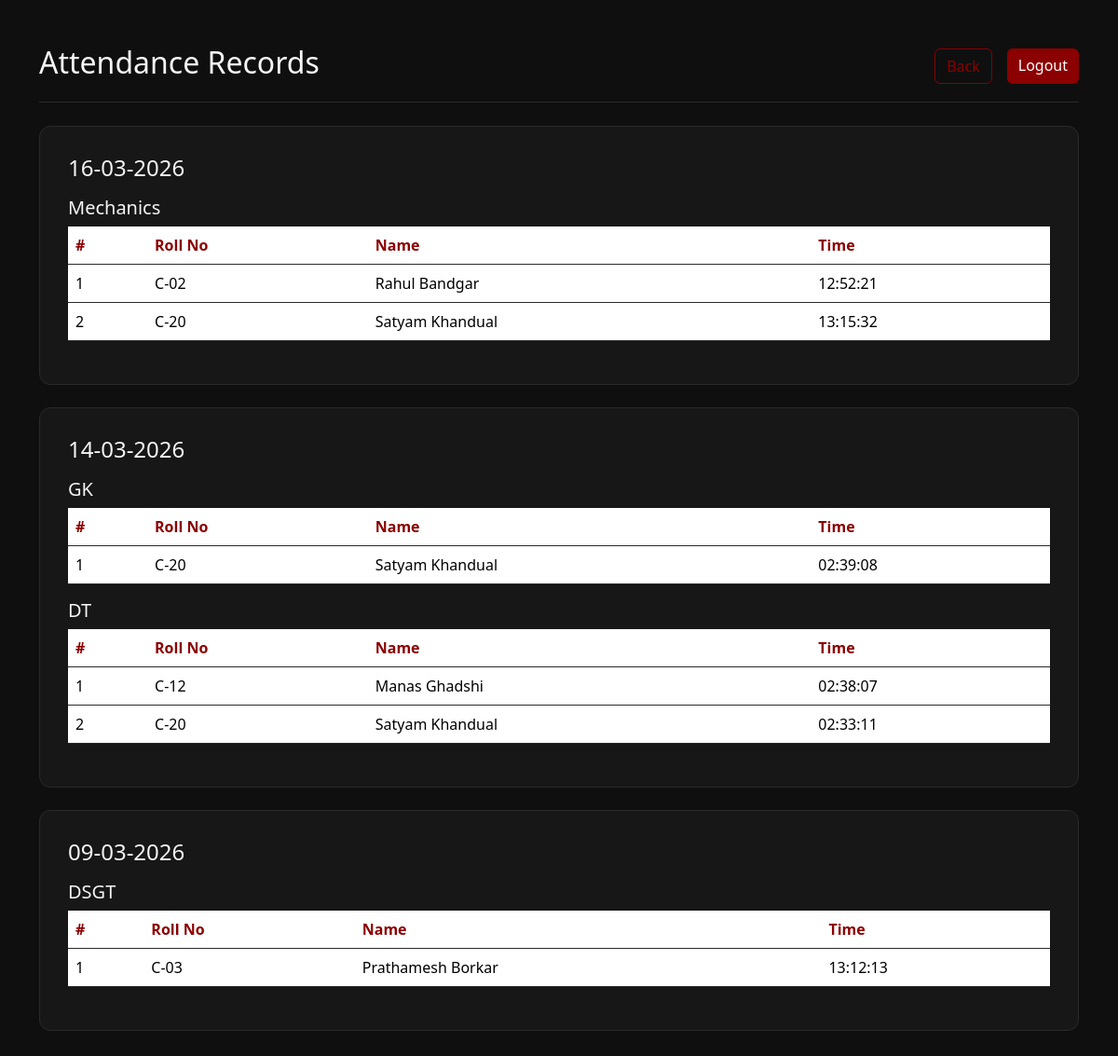
The app's page /attendance (signed in) with its own data.
### tables this page shows
CREATE TABLE attendance (
            id INTEGER PRIMARY KEY AUTOINCREMENT,
            name TEXT,
            lecture_name TEXT,
            time TEXT,
            UNIQUE(name, lecture_name)
        );

### app.py (the view)
@app.route("/attendance")
@login_required
def attendance_page():
    conn = sqlite3.connect(DB_FILE, timeout=10)
    cur = conn.cursor()
    cur.execute("""
        SELECT name, lecture_name, time
        FROM attendance
        ORDER BY DATE(time) DESC, lecture_name DESC, name ASC
    """)
    rows = cur.fetchall()
    conn.close()
    from collections import OrderedDict
    import re
    grouped = OrderedDict()
    for full_name, lecture_name, time_str in rows:
        match = re.match(r'^(.+?)\s*\((\S+)\)$', full_name)
        if match:
            display_name = match.group(1).strip()
            roll_no = match.group(2)
        else:
            display_name = full_name
            roll_no = '-'
        if ' ' in time_str:
            date_part, time_part = time_str.split(' ', 1)
        else:
            date_part = time_str
            time_part = ''
        try:
            date_part = datetime.strptime(date_part, "%Y-%m-%d").strftime("%d-%m-%Y")
        except ValueError:
            pass
        if date_part not in grouped:
            grouped[date_part] = OrderedDict()
        if lecture_name not in grouped[date_part]:
            grouped[date_part][lecture_name] = []
        grouped[date_part][lecture_name].append({
            'name': display_name,
            'roll_no': roll_no,
            'time': time_part,
        })
    return render_template(
        "attendance.html",
        grouped=grouped
    )

### app.py (called while the page is built)
@login_manager.user_loader
def load_user(user_id):
    conn = sqlite3.connect(DB_FILE, timeout=10)
    cur = conn.cursor()
    cur.execute("SELECT id, email FROM users WHERE id=?", (user_id,))
    user = cur.fetchone()
    conn.close()
    if user:
        return User(user[0], user[1])
    return None

### templates/attendance.html (shortened to what this page needs)
<!DOCTYPE html>
<html>
<head>
  <link rel="stylesheet" href="{{ url_for('static', filename='style.css') }}">
  <link href="https://cdn.jsdelivr.net/npm/bootstrap@5.3.3/dist/css/bootstrap.min.css" rel="stylesheet"/>
</head>
<body>
<div class="container py-5">
  <div class="top-bar d-flex justify-content-between align-items-center">
    <h2>Attendance Records</h2>
    <div class="d-flex gap-3">
      <a href="/" class="btn btn-outline-crimson">Back</a>
      <a href="/logout" class="btn btn-crimson">Logout</a>
    </div>
  </div>
  {% for date, sessions in grouped.items() %}
  <div class="custom-card mb-4">
    <h4 class="mb-3">{{ date }}</h4>
    {% for session_name, students in sessions.items() %}
    <h5 class="mt-3 mb-2">{{ session_name }}</h5>
    <table class="table">
      <thead>
        <tr>
          <th>#</th>
          <th>Roll No</th>
          <th>Name</th>
          <th>Time</th>
        </tr>
      </thead>
      <tbody>
        {% for s in students %}
        <tr>
          <td>{{ loop.index }}</td>
          <td>{{ s.roll_no }}</td>
          <td>{{ s.name }}</td>
          <td>{{ s.time }}</td>
        </tr>
        {% endfor %}
      </tbody>
    </table>
    {% endfor %}
  </div>
  {% else %}
  <div class="custom-card">
    <p>No attendance records found.</p>
  </div>
  {% endfor %}
</div>
</body>
</html>

### static/style.css (style rules this page uses)
:root { --bg-main: #0f0f0f; --bg-card: #171717; --border-color: #2a2a2a; --accent: #8B0000; --accent-hover: #b30000; --text-main: #f5f5f5; --text-muted: #9a9a9a; }
body { background-color: var(--bg-main) !important; color: var(--text-main) !important; font-family: "Sora",sans-serif; margin: 0; }
.container { background-color: transparent !important; }
.top-bar { border-bottom: 1px solid var(--border-color); padding-bottom: 15px; margin-bottom: 25px; }
.custom-card, .container-box { background-color: var(--bg-card); border: 1px solid var(--border-color); border-radius: 12px; padding: 30px; }
.btn-crimson { background-color: var(--accent) !important; border: none !important; color: white !important; padding: 10px 18px; border-radius: 8px; font-weight: 600; cursor: pointer; }
.btn-outline-crimson { border: 1px solid var(--accent) !important; color: var(--accent) !important; background: transparent !important; padding: 10px 18px; border-radius: 8px; }
table { background-color: var(--bg-card) !important; color: white !important; }
th { color: var(--accent) !important; }
tr { border-color: var(--border-color) !important; }
a { color: var(--accent); text-decoration: none; }

### records on screen
attendance: lecture_name "Mechanics", roll_no "C-02" "C-20", name "Rahul Bandgar" "Satyam Khandual", time "12:52:21" "13:15:32"
attendance: lecture_name "GK", roll_no "C-20", name "Satyam Khandual", time "02:39:08"
attendance: lecture_name "DT", roll_no "C-12" "C-20", name "Manas Ghadshi" "Satyam Khandual", time "02:38:07" "02:33:11"
attendance: lecture_name "DSGT", roll_no "C-03", name "Prathamesh Borkar", time "13:12:13"

### other values on screen
{{ date }} "16-03-2026" "14-03-2026" "09-03-2026"
